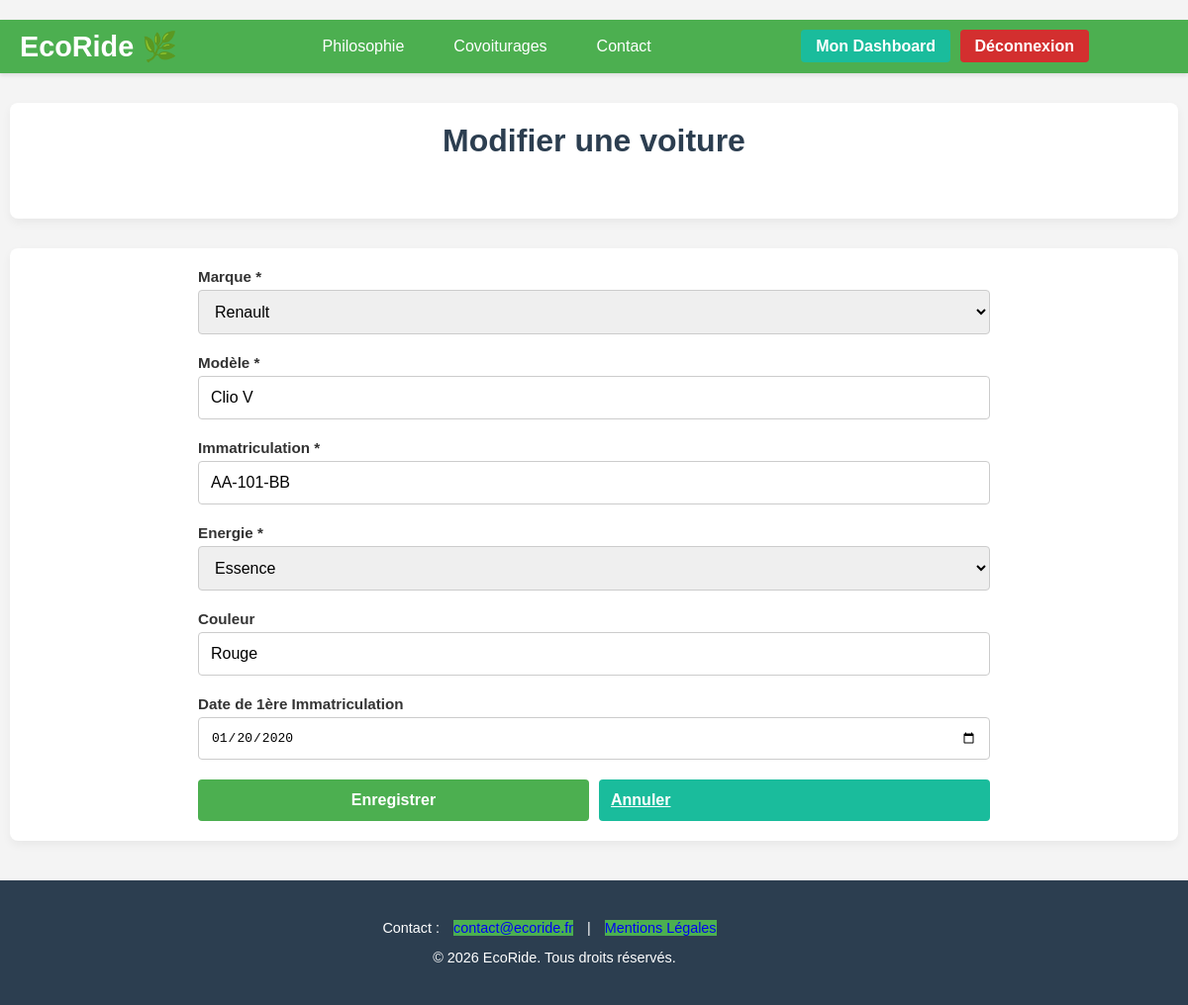
/public/index.php?p=utilisateurs.voitures.edit&id=1 (signed in), run on the app's committed database.
### tables this page shows
CREATE TABLE IF NOT EXISTS `voiture` (
  `voiture_id` INT NOT NULL AUTO_INCREMENT,
  `modele` VARCHAR(50) NOT NULL,
  `immatriculation` VARCHAR(50) NOT NULL UNIQUE,
  `energie` VARCHAR(50) NOT NULL,
  `couleur` VARCHAR(50) NULL,
  `date_premiere_immatriculation` VARCHAR(50) NULL,  
  `marque_id` INT NOT NULL,  
  `utilisateur_id` INT NOT NULL,
  PRIMARY KEY (`voiture_id`),
  INDEX `fk_voiture_marque_detient_idx` (`marque_id` ASC),
  INDEX `fk_voiture_utilisateur_idx` (`utilisateur_id` ASC),
  CONSTRAINT `fk_voiture_marque_detient`
    FOREIGN KEY (`marque_id`)
    REFERENCES `marque` (`marque_id`),
  CONSTRAINT `fk_voiture_utilisateur` 
	FOREIGN KEY (`utilisateur_id`) 
    REFERENCES `utilisateur` (`utilisateur_id`)
);

CREATE TABLE IF NOT EXISTS `marque` (
  `marque_id` INT NOT NULL AUTO_INCREMENT,
  `libelle` VARCHAR(50) NOT NULL UNIQUE,
  PRIMARY KEY (`marque_id`)
);

### core/Controller/Controller.php (called while the page is built, shortened)
<?php
class Controller
{
    protected $viewPath;
    protected function render($view, $variables = [])
    {
        extract($variables);
        require($this->viewPath . str_replace('.', '/', $view) . '.php');
    }
}

### app/Controller/VoituresController.php (called while the page is built, shortened)
<?php
class VoituresController extends AppController
{
    public function edit()
    {
        $voiture_id = isset($_GET['id']) ? intval($_GET['id']) : 0;
        $voiture = $this->Voiture->find($voiture_id);
        $marques = $this->Voiture->getMarques();
        $this->render('utilisateurs.voitures.edit', compact('voiture', 'marques', 'message', 'message_type'));
    }
}

### core/Model/Model.php (called while the page is built, shortened)
<?php
class Model
{
    protected $table;
    protected $column;
    protected $db;
    public function __construct(Database $db)
    {
        $this->db = $db;
    }
    public function find($id)
    {
        return $this->query("SELECT * FROM {$this->table} WHERE {$this->column} = ?", [$id], true);
    }
    public function query($statement, $attributes = null, $one = false)
    {
        $classe_name = str_replace('Model', 'Entity', get_class($this));
        if ($attributes) {
            return $this->db->prepare(
                $statement,
                $attributes,
                $classe_name,
                $one
            );
        } else {
            return $this->db->query(
                $statement,
                $classe_name,
                $one
            );
        }
    }
}

### core/Database/MysqlDatabase.php (called while the page is built, shortened)
<?php
class MysqlDatabase extends Database
{
    private $dbname;
    private $dbusername;
    private $dbpassword;
    private $dbhost;
    private $pdo;
    public function __construct($dbname = '', $dbusername = 'root', $dbpassword = '', $dbhost = 'localhost')
    {
        $this->dbname = $dbname;
        $this->dbusername = $dbusername;
        $this->dbpassword = $dbpassword;
        $this->dbhost = $dbhost;
    }
    private function getPdo()
    {
        if ($this->pdo === null) {
            $dns = 'mysql:host=' . $this->dbhost . ';dbname=' . $this->dbname;
            $pdo = new PDO($dns, $this->dbusername, $this->dbpassword);
            $pdo->setAttribute(PDO::ATTR_ERRMODE, PDO::ERRMODE_EXCEPTION);
            $this->pdo = $pdo;
        }
        return $this->pdo;
    }
    public function query($statement, $class_name = null, $one = false)
    {
        $req = $this->getPdo()->query($statement);
        if ($class_name === null) {
            $req->setFetchMode(PDO::FETCH_OBJ);
        } else {
            $req->setFetchMode(PDO::FETCH_CLASS, $class_name);
        }
        if ($one) {
            $datas = $req->fetch();
        } else {
            $datas = $req->fetchAll();
        }
        return $datas;
    }
    public function prepare($statement, $attributes, $class_name = null, $one = false)
    {
        $req = $this->getPdo()->prepare($statement);
        $res = $req->execute($attributes);
        if ($class_name === null) {
            $req->setFetchMode(PDO::FETCH_OBJ);
        } else {
            $req->setFetchMode(PDO::FETCH_CLASS, $class_name);
        }
        if ($one) {
            $datas = $req->fetch();
        } else {
            $datas = $req->fetchAll();
        }
        return $datas;
    }
}

### app/Autoloader.php (called while the page is built, shortened)
<?php
class Autoloader
{
    static function fautoload($class)
    {
        if (strpos($class, __NAMESPACE__) === 0) {
            $class = str_replace(__NAMESPACE__ . '\\', '', $class);
            $class = str_replace('\\', '/', $class);
        }
    }
}

### core/Autoloader.php (called while the page is built, shortened)
<?php
class Autoloader
{
    static function fautoload($class)
    {
        if (strpos($class, __NAMESPACE__) === 0) {
            $class = str_replace(__NAMESPACE__ . '\\', '', $class);
            $class = str_replace('\\', '/', $class);
        }
    }
}

### app/Model/VoitureModel.php (called while the page is built, shortened)
<?php
class VoitureModel extends Model
{
    public function getMarques()
    {
        return $this->query("SELECT * FROM marque ORDER BY libelle");
    }
}

### app/Views/utilisateurs/voitures/edit.php (the view, shortened to what this page needs)
<section class="presentation-section">
    <div class="presentation-content">
        <div class="dashboard-header" style="background: none; color: inherit; padding: 0; box-shadow: none;">
            <h1>Modifier une voiture</h1>
        </div>
    </div>
</section>
<section class="presentation-section">
    <div class="presentation-content">
        <form action="index.php?p=utilisateurs.voitures.edit&id=<?= $voiture->voiture_id ?>" method="POST" class="form-utilisateurs" style="text-align: left; max-width: 800px; margin: 0 auto;">
            <div class="form-group">
                <label for="marque_id">Marque *</label>
                <select id="marque_id" name="marque_id" class="form-control" required>
                    <?php foreach ($marques as $marque): ?>
                        <option value="<?= $marque->marque_id ?>" <?= $marque->marque_id == $voiture->marque_id ? 'selected' : '' ?>>
                            <?= htmlspecialchars($marque->libelle) ?>
                        </option>
                    <?php endforeach; ?>
                </select>
            </div>
            <div class="form-group">
                <label for="modele">Modèle *</label>
                <input type="text" id="modele" name="modele" class="form-control" value="<?= htmlspecialchars($voiture->modele) ?>" required>
            </div>
            <div class="form-group">
                <label for="immatriculation">Immatriculation *</label>
                <input type="text" id="immatriculation" name="immatriculation" class="form-control" value="<?= htmlspecialchars($voiture->immatriculation) ?>" required>
            </div>
            <div class="form-group">
                <label for="energie">Energie *</label>
                <select id="energie" name="energie" class="form-control" required>
                    <option value="Essence" <?= $voiture->energie == 'Essence' ? 'selected' : '' ?>>Essence</option>
                </select>
            </div>
            <div class="form-group">
                <label for="couleur">Couleur</label>
                <input type="text" id="couleur" name="couleur" class="form-control" value="<?= htmlspecialchars($voiture->couleur) ?>">
            </div>
            <div class="form-group">
                <label for="date_premiere_immatriculation">Date de 1ère Immatriculation</label>
                <input type="date" id="date_premiere_immatriculation" name="date_premiere_immatriculation" class="form-control" value="<?= htmlspecialchars($voiture->date_premiere_immatriculation) ?>">
            </div>
            <div class="form-buttons">
                <button type="submit" class="btn btn-primary">Enregistrer</button>
                <a href="index.php?p=utilisateurs.voitures.index" class="btn btn-secondary">Annuler</a>
            </div>
        </form>
    </div>
</section>

### public/css/style_app.css (style rules this page uses)
:root { --color-ecogreen: #4CAF50; --color-ecogreen-survol: #45a049; --color-ecodark: #388E3C; --color-nightblue: #2c3e50; --color-price: #1abc9c; --color-rating: #f39c12; --color-background: #f4f4f4; --color-text: #333; --color-card-bg: #ffffff; --color-border: #eee; --color-connexion: #2c3e50; }
body { font-family: Arial, sans-serif; margin: 0; padding-top: 0; background-color: var(--color-background); color: var(--color-text); }
.presentation-section { background-color: white; padding: 20px 20px; border-radius: 8px; box-shadow: 0 4px 10px rgba(0, 0, 0, 0.05); box-shadow: 0 4px 10px rgba(0, 0, 0, 0.05); margin: 30px auto; max-width: 1400px; width: 95%; display: flex; flex-direction: column; gap: 30px; align-items: center; text-align: center; }
.presentation-section h1 { margin-bottom: 2rem; color: #2c3e50; }
.presentation-content { flex: 2; width: 100%; }

### public/css/style_utilisateur.css (style rules this page uses)
.form-group { margin-bottom: 20px; }
.form-group label { display: block; margin-bottom: 8px; color: var(--color-nightblue); font-weight: bold; font-size: 0.95em; }
.form-control { width: 100%; padding: 12px; border: 1px solid var(--color-border); border-radius: 4px; font-size: 0.95em; box-sizing: border-box; transition: border-color 0.3s ease; }
.form-control::placeholder { color: #999; }
.btn { padding: 12px; border: none; border-radius: 4px; font-size: 1em; font-weight: bold; cursor: pointer; transition: all 0.3s ease; }
.btn-primary { background-color: var(--color-ecogreen); color: white; margin-top: 10px; }
.btn-secondary { background-color: var(--color-price); color: white; }
.form-buttons { display: flex; gap: 10px; margin-top: 15px; justify-content: space-between; }
.form-buttons .btn { flex: 1; margin-top: 0; }
.dashboard-header { background: linear-gradient(135deg, var(--color-ecogreen) 0%, var(--color-ecodark) 100%); color: white; padding: 40px 30px; border-radius: 8px; margin-bottom: 40px; }
.dashboard-header h1 { margin: 0 0 10px 0; font-size: 2em; }

### public/css/style_contact.css (style rules this page uses)
.form-group { display: flex; flex-direction: column; }
.form-group label { font-weight: bold; color: #333; margin-bottom: 5px; }
.form-group input, .form-group select, .form-group textarea { padding: 12px; border: 1px solid #ccc; border-radius: 4px; font-size: 1em; box-sizing: border-box; width: 100%; transition: border-color 0.3s; }

### public/css/style_trajet.css (style rules this page uses)
:root { --color-status-confirmed: #2ecc71; --color-status-pending: #e67e22; --color-status-cancelled: #e74c3c; --color-status-onboarding: #3498db; --color-disabled: #bdc3c7; --color-ecogreen: #4CAF50; --color-ecodark: #388E3C; --color-nightblue: #2c3e50; --color-price: #1abc9c; --color-rating: #f39c12; --color-background: #f4f4f4; --color-text: #333; --color-card-bg: #ffffff; --color-border: #eee; --color-white: #ffffff; --color-text-main: #333; --color-text-muted: #999999; --radius-lg: 8px; --shadow: 0 2px 8px rgba(0, 0, 0, 0.1); --transition: all 0.2s ease; }

### public/css/style_trajet_detail.css (style rules this page uses)
:root { --color-ecogreen: #4CAF50; --color-ecogreen-survol: #45a049; --color-ecodark: #388E3C; --color-nightblue: #2c3e50; --color-price: #1abc9c; --color-rating: #f39c12; --color-background: #f4f4f4; --color-text: #333; --color-card-bg: #ffffff; --color-border: #eee; --color-light-bg: #f9f9f9; }

### data on the page
voiture: marque_id "Renault", modele "Clio V", immatriculation "AA-101-BB", energie "Essence", couleur "Rouge", date_premiere_immatriculation "01/20/2020"
